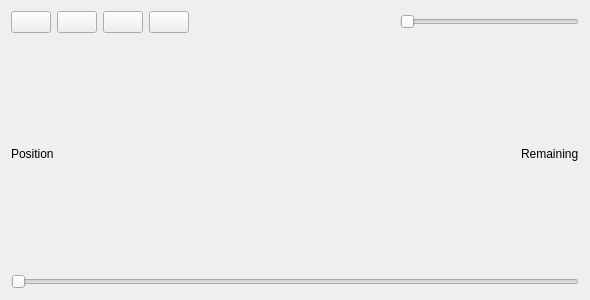
<?xml version="1.0" encoding="UTF-8"?>
<ui version="4.0">
 <class>MediaPlayerWidget</class>
 <widget class="QWidget" name="MediaPlayerWidget">
  <property name="geometry">
   <rect>
    <x>0</x>
    <y>0</y>
    <width>590</width>
    <height>300</height>
   </rect>
  </property>
  <property name="windowTitle">
   <string notr="true"/>
  </property>
  <layout class="QVBoxLayout" name="verticalLayout">
   <item>
    <layout class="QVBoxLayout" name="layoutPlayer"/>
   </item>
   <item>
    <layout class="QHBoxLayout" name="horizontalLayout_3">
     <item>
      <layout class="QHBoxLayout" name="horizontalLayout">
       <item>
        <widget class="QPushButton" name="btnPlayPause">
         <property name="icon">
          <iconset resource="images.qrc">
           <normaloff>:/actions/images/media-playback-start.png</normaloff>:/actions/images/media-playback-start.png</iconset>
         </property>
        </widget>
       </item>
       <item>
        <widget class="QPushButton" name="btnReset">
         <property name="icon">
          <iconset resource="images.qrc">
           <normaloff>:/actions/images/media-skip-backward.png</normaloff>:/actions/images/media-skip-backward.png</iconset>
         </property>
        </widget>
       </item>
       <item>
        <widget class="QPushButton" name="btnBack">
         <property name="text">
          <string notr="true"/>
         </property>
         <property name="icon">
          <iconset resource="images.qrc">
           <normaloff>:/actions/images/media-seek-backward.png</normaloff>:/actions/images/media-seek-backward.png</iconset>
         </property>
        </widget>
       </item>
       <item>
        <widget class="QPushButton" name="btnForward">
         <property name="icon">
          <iconset resource="images.qrc">
           <normaloff>:/actions/images/media-seek-forward.png</normaloff>:/actions/images/media-seek-forward.png</iconset>
         </property>
        </widget>
       </item>
      </layout>
     </item>
     <item>
      <spacer name="horizontalSpacer">
       <property name="orientation">
        <enum>Qt::Horizontal</enum>
       </property>
       <property name="sizeHint" stdset="0">
        <size>
         <width>40</width>
         <height>20</height>
        </size>
       </property>
      </spacer>
     </item>
     <item>
      <layout class="QHBoxLayout" name="horizontalLayout_2">
       <item>
        <widget class="QLabel" name="label">
         <property name="pixmap">
          <pixmap>:/actions/icons/audio_volume.png</pixmap>
         </property>
        </widget>
       </item>
       <item>
        <widget class="QSlider" name="slideVolume">
         <property name="maximum">
          <number>100</number>
         </property>
         <property name="orientation">
          <enum>Qt::Horizontal</enum>
         </property>
        </widget>
       </item>
      </layout>
     </item>
    </layout>
   </item>
   <item>
    <layout class="QHBoxLayout" name="horizontalLayout_4">
     <item>
      <widget class="QLabel" name="lblPosition">
       <property name="text">
        <string notr="true">Position</string>
       </property>
      </widget>
     </item>
     <item>
      <spacer name="horizontalSpacer_2">
       <property name="orientation">
        <enum>Qt::Horizontal</enum>
       </property>
       <property name="sizeHint" stdset="0">
        <size>
         <width>40</width>
         <height>20</height>
        </size>
       </property>
      </spacer>
     </item>
     <item>
      <widget class="QLabel" name="lblRemaining">
       <property name="text">
        <string notr="true">Remaining</string>
       </property>
      </widget>
     </item>
    </layout>
   </item>
   <item>
    <layout class="QHBoxLayout" name="horizontalLayout_5">
     <item>
      <widget class="QSlider" name="slideSeek">
       <property name="orientation">
        <enum>Qt::Horizontal</enum>
       </property>
      </widget>
     </item>
    </layout>
   </item>
  </layout>
 </widget>
 <tabstops>
  <tabstop>btnBack</tabstop>
  <tabstop>slideSeek</tabstop>
  <tabstop>btnForward</tabstop>
  <tabstop>slideVolume</tabstop>
  <tabstop>btnPlayPause</tabstop>
 </tabstops>
 <resources>
  <include location="images.qrc"/>
 </resources>
 <connections/>
</ui>
